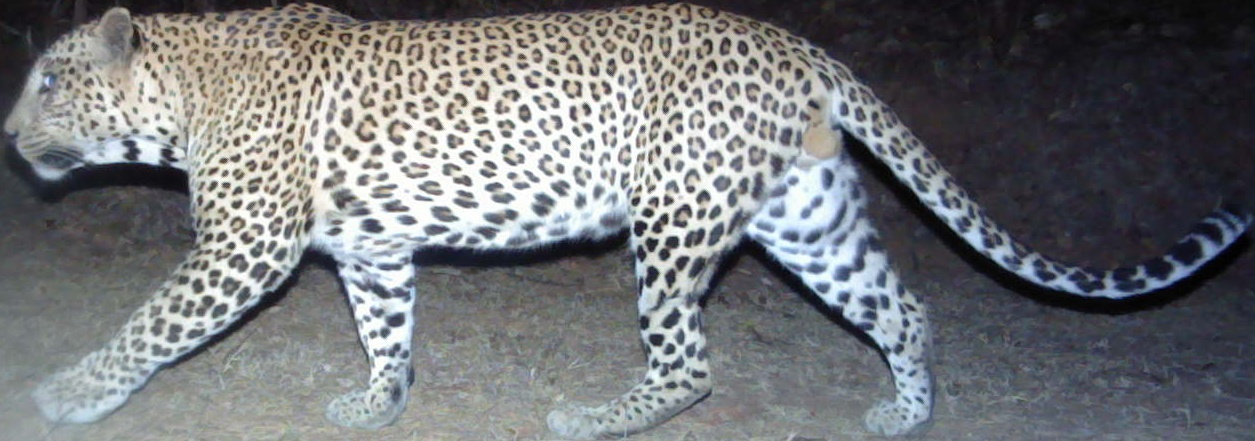
#> input picture leopard_id/data/histogram_matching/0_0_BG-01A-2019-02-05_05-10-44.jpg, 1255 x 441 px; its folder holds only this picture in this run
$ python -i edge_detection.py   (imports and definitions only)
#> lines starting #> are read from the running program, lines starting #| are printed output that depends on the picture; after the words box and inside, x2 and y2 are one past the last pixel; in counts of white or black regions, pixels touching at a corner belong together
# author: David Colomer Matachana
# GitHub username: acse-dc1823

import os
import cv2
import time
import logging

# Setup logging
# [5 lines not run here, left out]


def process_image(image_path, binary_output_path, merged_output_path=None):
    # Load the image for edge detection
#> called with binary_output_path = 'out.png'
    image = cv2.imread(image_path)
#> image is the input picture: shape (441, 1255, 3); mean B, G, R 120.6, 117.6, 115.7
    if image is None:
        logging.error(f"Failed to load image at {image_path}")
        return None

    # Edge detection
    gray = cv2.cvtColor(image, cv2.COLOR_BGR2GRAY)
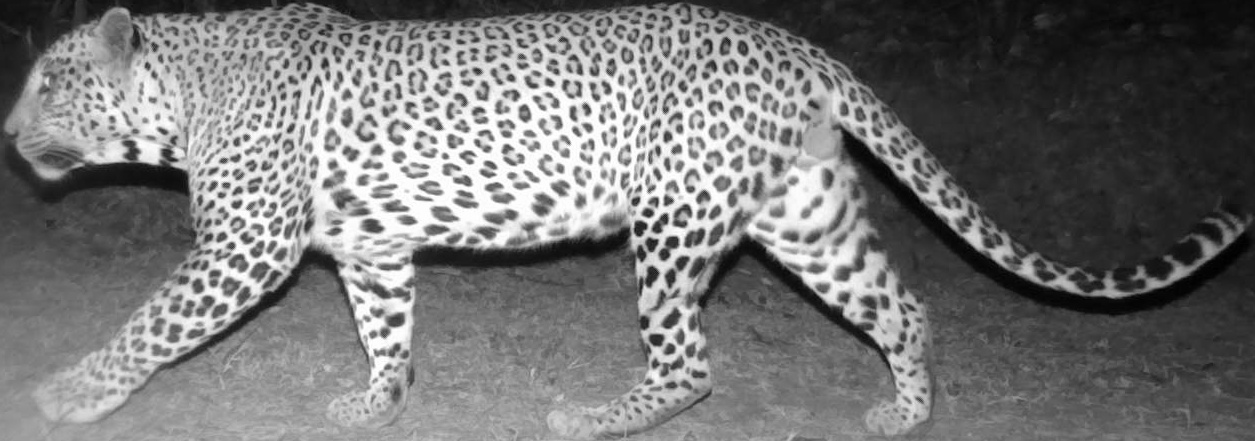
#> gray: shape (441, 1255); min 0, max 255, mean 117.4
    blurred = cv2.GaussianBlur(gray, (5, 5), 0)
    edges = cv2.Canny(blurred, 55, 160)
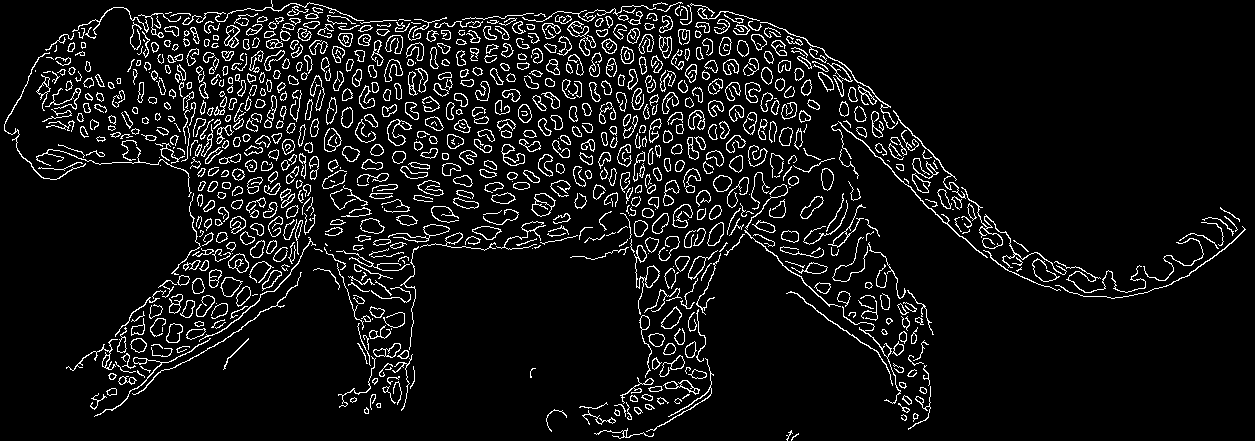
#> edges: shape (441, 1255); 7.8% white in thin lines or dots

    # Find contours and draw on a copy of the original image for visualization
    contours, _ = cv2.findContours(edges, cv2.RETR_EXTERNAL, cv2.CHAIN_APPROX_SIMPLE)
#> contours = 913 contours, 457 with area under 20; largest, box (x1, y1, x2, y2) and area: (531, 193, 556, 217) 368, (634, 245, 660, 315) 328, (387, 119, 412, 146) 297, (220, 277, 243, 297) 266, (228, 253, 249, 273) 256
    if merged_output_path is not None:
        merged_image = image.copy()
        cv2.drawContours(merged_image, contours, -1, (0, 255, 0), 2)
        cv2.imwrite(merged_output_path, merged_image)

    # Save the processed images
    cv2.imwrite(binary_output_path, edges)

    return True


# [64 lines left out: function edge_detection, not called in this run]


# Base directories for dataset and outputs
# input_dir = "../data/bg_rem_2"
# binary_output_dir = "../data/edge_detection_output"

# edge_detection(input_dir, binary_output_dir)

>>> result = process_image('../data/histogram_matching/0_0_BG-01A-2019-02-05_05-10-44.jpg', 'out.png')
